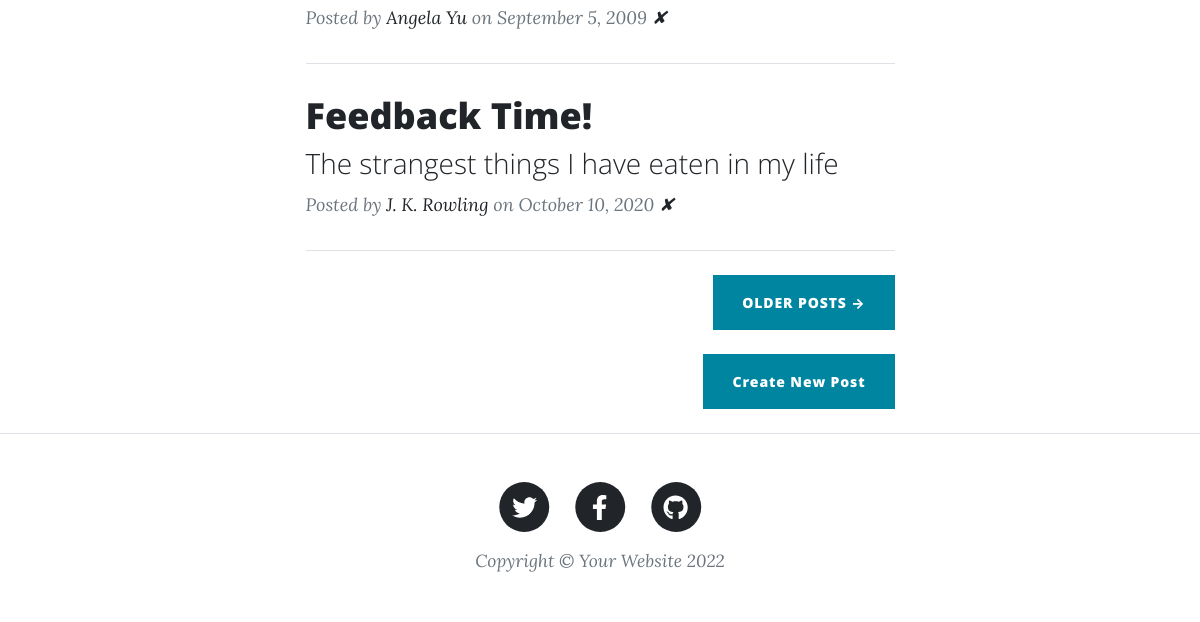
Before: / (lower part) with the older database file.
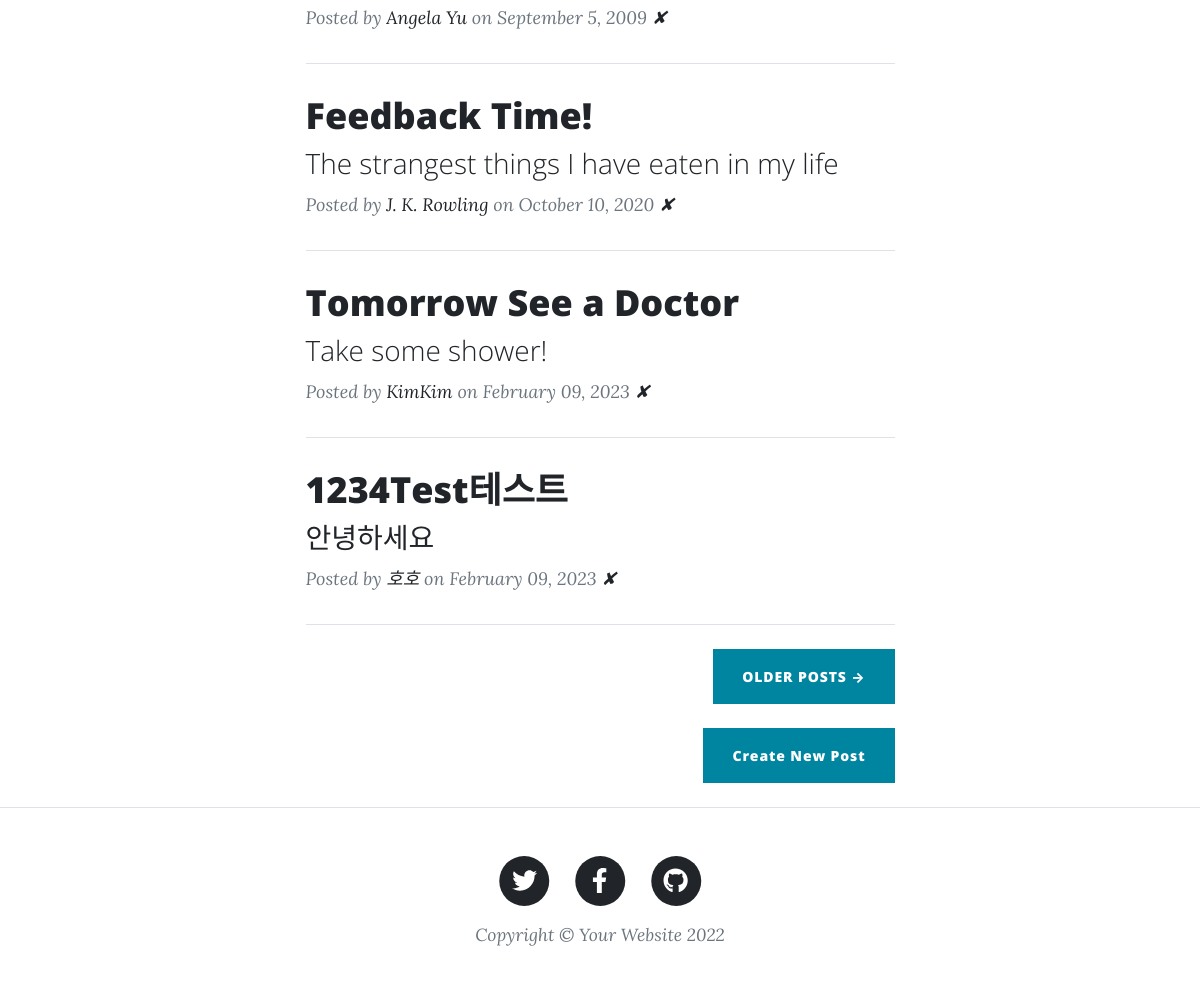
After: the same page with the newer database file.
### main.py (models this page shows)
class BlogPost(db.Model):
    id = db.Column(db.Integer, primary_key=True)
    title = db.Column(db.String(250), unique=True, nullable=False)
    subtitle = db.Column(db.String(250), nullable=False)
    date = db.Column(db.String(250), nullable=False)
    body = db.Column(db.Text, nullable=False)
    author = db.Column(db.String(250), nullable=False)
    img_url = db.Column(db.String(250), nullable=False)

### main.py (the view)
@app.route('/')
def get_all_posts():
    posts = BlogPost.query.all()
    return render_template("index.html", my_posts=posts)

### templates/index.html (shortened to what this page needs)
{% include "header.html" %}
        <div class="container px-4 px-lg-5">
            <div class="row gx-4 gx-lg-5 justify-content-center">
                <div class="col-md-10 col-lg-8 col-xl-7">
                    {% for post in my_posts %}
                    <div class="post-preview">
                        <a href="{{ url_for('blog_posts', post_id=post.id) }}">
                            <h2 class="post-title">{{ post.title }}</h2>
                            <h3 class="post-subtitle">{{ post.subtitle }}</h3>
                        </a>
                        <p class="post-meta">
                            Posted by
                            <a href="#!">{{post.author}}</a>
                            on {{post.date}}
                            <a href="{{url_for('delete_post', post_id=post.id) }}">✘</a>
                        </p>
                    </div>
                    <hr class="my-4" />
                    {% endfor %}
                    <div class="d-flex justify-content-end mb-4">
                        <a class="btn btn-primary text-uppercase" href="#!">Older Posts →</a>
                    </div>
                    <div class="d-flex justify-content-end mb-4">
                    <a class="btn btn-primary float-right" href="{{url_for('add_new_post')}}">Create New Post</a>
                    </div>
                </div>
            </div>
        </div>
{% include "footer.html" %}

Changed rows visible on the page:
added BlogPost: title "Tomorrow See a Doctor", subtitle "Take some shower!", author "KimKim", date "February 09, 2023"
added BlogPost: title "1234Test테스트", subtitle "안녕하세요", author "호호", date "February 09, 2023"
